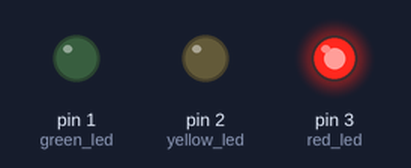
Simulated run of this sketch. Board: Arduino Uno, built with avr-gcc and run on an emulated ATmega328P. Parts: output pins drawn as LEDs (lit = HIGH).

Above: at 2.5 s.
At 5.7 s:
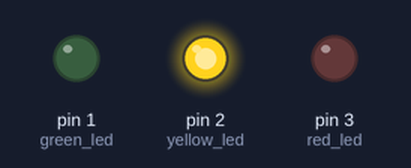
At 9.0 s:
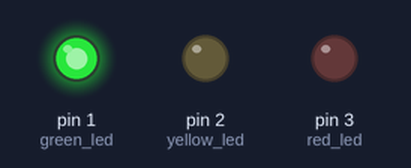
Timing chart, 0 to 15.0 s (numbered marks = the images above):
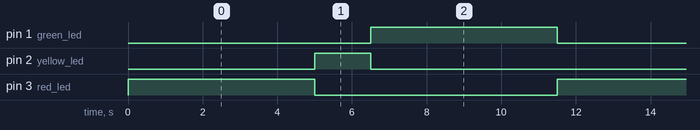

Measured:
- by itself, pin 1 (green_led), pin 3 (red_led): alternates HIGH for 5.0 s and LOW for 6.5 s
- by itself, pin 2 (yellow_led): alternates HIGH for 1.5 s and LOW for 10.0 s
- by itself, everything shown: repeats every 11.5 s, in 4 steps

The sketch:

code.ino
```cpp
int red_led = 3;
int yellow_led = 2;
int green_led = 1;

void setup()
{
  pinMode(red_led, OUTPUT);
  pinMode(yellow_led, OUTPUT);
  pinMode(green_led, OUTPUT);
}

void loop()
{
  digitalWrite(red_led, HIGH);
  delay(5000);
  digitalWrite(red_led, LOW);
  digitalWrite(yellow_led, HIGH);
  delay(1500);
  digitalWrite(yellow_led, LOW);
  digitalWrite(green_led, HIGH);
  delay(5000);
  digitalWrite(green_led, LOW);
}
```
